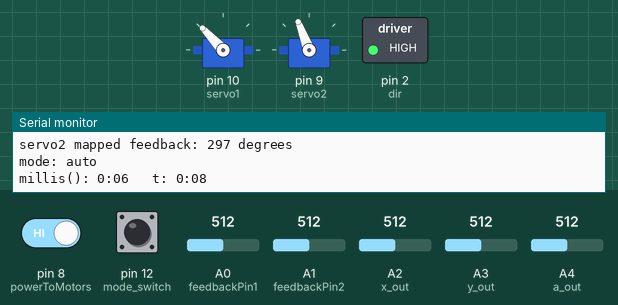
Simulated run of this sketch. Board: Arduino Uno, built with avr-gcc and run on an emulated ATmega328P. Shown: 2 × servo, switched loads named in the sketch (green lamp = pin HIGH), the last lines printed to the serial monitor. Inputs (shaded band) come from the test bench; at power-on: pin 12 (mode_switch) LOW, pin 8 (powerToMotors) HIGH, A2 (x_out) = 512, A0 (feedbackPin1) = 512, A1 (feedbackPin2) = 512, A3 (y_out) = 512, A4 (a_out) = 512. Random numbers use the default seed unless the sketch sets one; pins used as bus, display or sensor lines are not drawn.

Above: at 7.2 s.
7.3 s: pin 12 (mode_switch) pulled HIGH for 2.45 s
At 12.8 s:
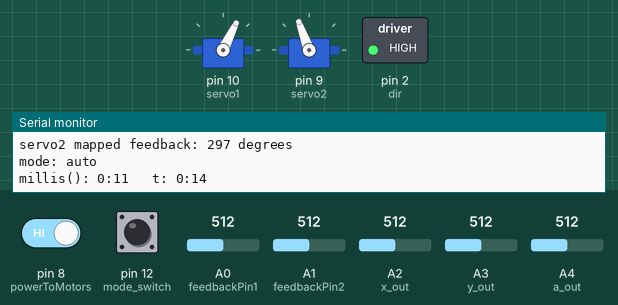
33.1 s: pin 8 (powerToMotors) driven LOW and pin 12 (mode_switch) driven HIGH
41.0 s: A2 (x_out) set to 416
At 42.5 s:
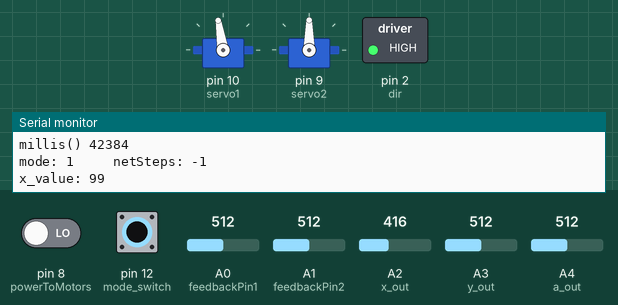
43.8 s: A2 (x_out) set to 394
At 44.4 s:
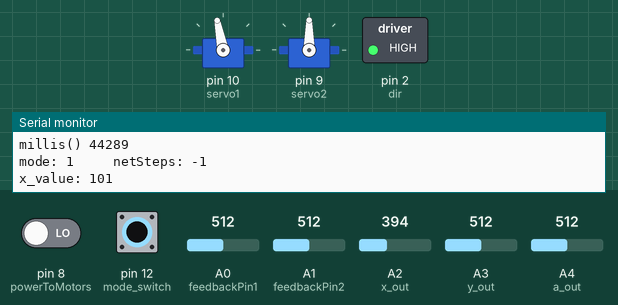
Timing chart, 0 to 46.8 s (numbered marks = the images above; inputs shaded):
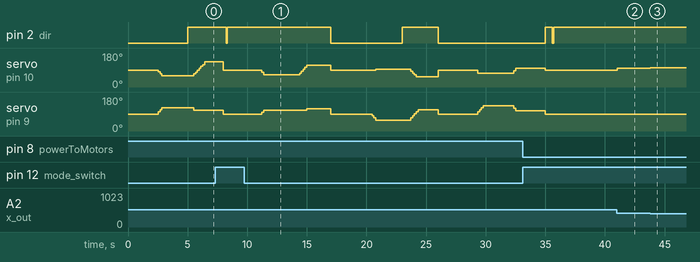

Measured:
- after the input at 41.0 s, servo on pin 10 (servo1): 90° → 99° at once
- after the input at 43.8 s, servo on pin 10 (servo1): 99° → 101° at once

The sketch:

main_sketch.ino
```cpp
 #include <Servo.h>

 /******* User Defined Values  *******/

  bool stutter_on = true;  /* Choose whether the servo motors move directly to the desired position or
                              move there in several discrete steps. */
  bool feedback_on = true; // Choose to show or hide feedback data from the servo motors on the serial monitor.
  int n = 1000; // Set the speed of the stepper motor (microsecond delay between each step).
  unsigned long initial_delay = 2000; // Initial delay time after program is initialized (milliseconds).
  unsigned long pause = 3000; // The amount of time (milliseconds) between each eye movement.
  int smoothingConstant = 10; // As smoothingConstant increases, joystick control of the a-direction becomes
                              // smoother but less precise.

 /************************************/

 int dir = 2; // The Arduino pin controlling stepper (alpha) direction.
 int steps = 3; // The Arduino pin controlling the # of steps taken by the stepper motor.
 int netSteps;  /* The direction specific sum of the number of steps the stepper has taken.
                      Steps when dir = HIGH are positive; steps when dir = LOW are negative. */
 bool outputDir = false;

 Servo servo1;
 Servo servo2;

 int i; int z; int u;

 unsigned long count = 0;
 unsigned long time = millis();
 unsigned long move_on; unsigned long standard;

 int feedback1 = 0; int feedback1_map;
 int feedback2 = 0; int feedback2_map;
 uint8_t feedbackPin1 = A0;
 uint8_t feedbackPin2 = A1;

 int x_hold = 90;
 int y_hold = 90;
 int a_hold = 0;

 int rand_x;
 int rand_y;
 int rand_a;

 int x_val; int y_val;
 int stutters_x = 0; int stutters_y = 0; int max_stutters = 0;

 uint8_t x_out = A2;
 uint8_t y_out = A3;
 uint8_t a_out = A4;

 int joystick_power = 5;
 int potentiometer_power = 4;
 int x_servo; int y_servo; int a_stepper;
 int x_value; int y_value; int a_value;
 int mode_switch = 12; boolean manual; boolean lastMode;
 boolean initialCheck = true;
 int powerToMotors = 8; boolean motorsOn; boolean lastMotorsOn = true;
 int saveNetSteps = 0;
 int extraSteps;

 /************************************/

 void setup() {
  randomSeed(analogRead(5));

  servo1.attach(10,1000,2000);
  servo2.attach(9,1000,2000);
  pinMode(dir, OUTPUT);
  pinMode(steps, OUTPUT);

  pinMode(joystick_power, OUTPUT);
  pinMode(potentiometer_power, OUTPUT);
  pinMode(mode_switch, INPUT);
  pinMode(powerToMotors, INPUT);
  digitalWrite(joystick_power, HIGH);
  digitalWrite(potentiometer_power, HIGH);
  lastMode = digitalRead(mode_switch);

  digitalWrite(dir, LOW); // Set the original stepper direction.
  servo1.write(90);
  servo2.write(90);
  netSteps = 0;
  move_on = pause*count + initial_delay;
  standard = move_on;


  Serial.begin(9600);
  delay(initial_delay);

 }

 void loop() {

   program3();

 }
```

motor_functions.ino
```cpp
/**************************************************************************/

 void sum_steps(){
   if(outputDir) {netSteps = netSteps + i;}
     else{netSteps = netSteps - i;}
 }

 /**************************************************************************/

 void center(unsigned long t){

   check_mode(); motors_on_off();

   // Print the value of millis in terms of minuts and seconds. (ex. If millis() = 5145, display "0:05".)
   Serial.print("millis(): "); Serial.print((millis()/1000)/60); Serial.print(":");
   if ((millis()/1000)%60 < 10) {Serial.print("0");}; Serial.print((millis()/1000)%60);

   // Print the value of t in terms of minutes and seconds.
   Serial.print("   t: "); Serial.print((t/1000)/60); Serial.print(":");
   if ((t/1000)%60 < 10) {Serial.print("0");}; {Serial.println((t/1000)%60);}

   // t is the minimum time at which the command will execute.  If millis() < t, the code will delay until millis() = t.
   if(millis() < t) {delay(t - millis());}

   servo1.write(90); servo2.write(90);
   if(netSteps > 0) {digitalWrite(dir,LOW); outputDir = false;}
     else {digitalWrite(dir,HIGH); outputDir = true;}
   for(i=0; i < abs(netSteps); i++){
     digitalWrite(steps,LOW);
     digitalWrite(steps,HIGH);
     delayMicroseconds(n);
   }
   sum_steps();
   count = count + 1;
   standard = pause*count + initial_delay;
   x_hold = 90; y_hold = 90; a_hold = 0;
   randomNumbers();

   Serial.print("x: "); Serial.print(x_hold);
   Serial.print("   y: "); Serial.print(y_hold);
   Serial.print("   a: "); Serial.print(a_hold);
   Serial.print("   count: "); Serial.println(count);
   if (feedback_on) {feedback();}
   //delay(2000); if (feedback_on) {feedback();}
   Serial.println("");

 }

 /**************************************************************************/

 void stepper_position(int a) {

   if(a < netSteps) {digitalWrite(dir,LOW); outputDir = false;}
     else {digitalWrite(dir, HIGH); outputDir = true;}

   for(i=0; i < abs(netSteps-a); i++) {
     digitalWrite(steps,LOW);
     digitalWrite(steps,HIGH);
     delayMicroseconds(n);
   }
   sum_steps();
 }

 /**************************************************************************/

 void entry(int x, int y, int a, unsigned long t) {

   check_mode();  motors_on_off();//Serial.print("lastMotorsOn: "); Serial.print(lastMotorsOn); Serial.print("   motorsOn: "); Serial.println(motorsOn);

   // Print the value of millis in terms of minuts and seconds. (ex. If millis() = 5145, display "0:05".)
   Serial.print("millis(): "); Serial.print((millis()/1000)/60); Serial.print(":");
   if ((millis()/1000)%60 < 10) {Serial.print("0");}; Serial.print((millis()/1000)%60);

   // Print the value of t in terms of minutes and seconds.
   Serial.print("   t: "); Serial.print((t/1000)/60); Serial.print(":");
   if ((t/1000)%60 < 10) {Serial.print("0");}; {Serial.println((t/1000)%60);}

   // t is the minimum time at which the command will execute.  If millis() < t, the code will delay until millis() = t.
   if(millis() <= t) {delay(t - millis());}
   //else {count = ((standard - initial_delay) / pause) - 1;}

   stepper_position(a);

   x_val = x; y_val = y;
   if (stutter_on) {stutter();}
   servo1.write(x);
   servo2.write(y);

   count = count + 1;
   standard = pause*count + initial_delay;
   x_hold = x; y_hold = y; a_hold = a;
   randomNumbers();

   Serial.print("x: "); Serial.print(x_hold);
   Serial.print("   y: "); Serial.print(y_hold);
   Serial.print("   a: "); Serial.print(a_hold);
   Serial.print("   count: "); Serial.println(count);
   if (feedback_on) {feedback();}
   //delay(2000); if (feedback_on) {feedback();}
   Serial.println("");

 }

 /**************************************************************************/

   void randomNumbers() {
     rand_x = random(45,135);
     rand_y = random(45,135);
     rand_a = random(-400,400);
   }

 /**************************************************************************/

   void stutter() {

     stutters_x = abs(x_val-x_hold)/10; stutters_y = abs(y_val-y_hold)/10;

     if (stutters_x - stutters_y >= 0) {max_stutters = stutters_x;}
       else {max_stutters = stutters_y;}

       for (z=0; z < max_stutters; z++) {
         if (stutters_x >= z) {servo1.write(x_hold+z*((x_val-x_hold)/stutters_x)); }
         if (stutters_y >= z) {servo2.write(y_hold+z*((y_val-y_hold)/stutters_y)); }
         delay(150);}
   }

 /**************************************************************************/

  void feedback() {
    feedback1 = analogRead(feedbackPin1); feedback2 = analogRead(feedbackPin2);
    feedback1_map = map(feedback1, 259, 356, 45, 135); feedback2_map = map(feedback2, 245, 340, 45, 135);
    Serial.println("");
    Serial.print("servo1 feedback: "); Serial.print(feedback1); Serial.println(" (This number is between 259 and 356.)");
    Serial.print("servo1 mapped feedback: "); Serial.print(feedback1_map); Serial.println(" degrees");
    Serial.print("servo2 feedback: "); Serial.print(feedback2); Serial.println(" (This number is between 245 and 340.)");
    Serial.print("servo2 mapped feedback: "); Serial.print(feedback2_map); Serial.println(" degrees");
    Serial.println(""); Serial.println("");
  }

 /**************************************************************************/

 void check_mode() {
   manual = digitalRead(mode_switch);

   if (lastMode != manual) {

     servo1.write(90); servo2.write(90);
     if(netSteps > 0) {digitalWrite(dir,LOW); outputDir = false;}
       else {digitalWrite(dir,HIGH); outputDir = true;}
     for(i=0; i < abs(netSteps); i++){
       digitalWrite(steps,LOW);
       digitalWrite(steps,HIGH);
       delayMicroseconds(n);
     }
     sum_steps();
     lastMode = manual; n = 500;
   }

   Serial.print("mode: "); if(manual){Serial.println("manual  ");} else{Serial.println("auto    ");}

   while (manual) {
   joystick();}

   if (lastMode != manual) {
     servo1.write(90); servo2.write(90);
     if(netSteps > 0) {digitalWrite(dir,LOW); outputDir = false;}
       else {digitalWrite(dir,HIGH); outputDir = true;}
     for(i=0; i < abs(netSteps); i++){
       digitalWrite(steps,LOW);
       digitalWrite(steps,HIGH);
       delayMicroseconds(n); }
     sum_steps();
     lastMode = manual; n = 1000;
    }
    //Serial.print("netSteps: "); Serial.println(netSteps);
  }

 /**************************************************************************/

 void joystick() {

    x_value = analogRead(x_out);
    y_value = analogRead(y_out);
    a_value = analogRead(a_out);

    x_servo = map(x_value,0,1016,135,45);
    y_servo = map(y_value,0,1016,135,45);
    a_stepper = map(a_value,0,1021,400,-400);

    servo1.write(x_servo); servo2.write(y_servo);
    //extraSteps = a_stepper % smoothingConstant;
    //stepper_position(a_stepper - extraSteps);
    stepper_position(a_stepper);

    Serial.print("x_value: "); Serial.println(x_servo);
    Serial.print("y_value: "); Serial.println(y_servo);
    Serial.print("a_value: "); Serial.println(a_stepper);
    Serial.print("millis() "); Serial.println(millis());
    Serial.println("");

    manual = digitalRead(mode_switch);
    Serial.print("mode: "); Serial.print(manual); Serial.print("     netSteps: "); Serial.println(netSteps);

    //delay(2000);
   }

 /**************************************************************************/

 void motors_on_off () {

   motorsOn = digitalRead(powerToMotors);
   boolean isChanged = (lastMotorsOn != motorsOn);

   if(isChanged) {
     if (!motorsOn) {
       // If the power supply to the motors has just been switched off
       // save the netSteps value at the instant the switch is pressed.
       saveNetSteps = netSteps;
       lastMotorsOn = motorsOn;
       feedback_on = false;
       Serial.print("The switch has flipped, netSteps is saved as: "); Serial.println(netSteps);
     }
     else {
       // If the power supply to the motors has just been switched on,
       // set netSteps equal to the value it had when the power was turned off.
       netSteps = saveNetSteps;
       lastMotorsOn = motorsOn;
       feedback_on = true;
       Serial.print("The switch has flipped, netSteps has been restored to: "); Serial.println(netSteps);
     }
   }

   }
```

program_1.ino
```cpp
void program1(){
  Serial.println("Beginning program1...");

  servo1.write(45);
  count = count + 1; move_on = pause*count + initial_delay;

  while(millis() < move_on){
    Serial.print("Waiting...  "); Serial.print(move_on); Serial.print("  ");
    Serial.print(count); Serial.print("   "); Serial.println(millis());}

  center(standard);

  while(millis() < move_on){
    Serial.print("Waiting...  "); Serial.print(move_on); Serial.print("  ");
    Serial.print(count); Serial.print("   "); Serial.println(millis());}

  servo1.write(135);
  count = count + 1; move_on = pause*count + initial_delay;

  while(millis() < move_on){
   Serial.print("Waiting...  "); Serial.print(move_on); Serial.print("  ");
    Serial.print(count); Serial.print("   "); Serial.println(millis());}

  center(standard);

  while(millis() < move_on){
    Serial.print("Waiting...  "); Serial.print(move_on); Serial.print("  ");
    Serial.print(count); Serial.print("   "); Serial.println(millis());}

  servo2.write(45);
  count = count + 1; move_on = pause*count + initial_delay;

  while(millis() < move_on){
  Serial.print("Waiting...  "); Serial.print(move_on); Serial.print("  ");
    Serial.print(count); Serial.print("   "); Serial.println(millis());}

  center(standard);

  while(millis() < move_on){
   Serial.print("Waiting...  "); Serial.print(move_on); Serial.print("  ");
    Serial.print(count); Serial.print("   "); Serial.println(millis());}

  servo2.write(135);
  count = count + 1; move_on = pause*count + initial_delay;

  while(millis() < move_on){
    Serial.print("Waiting...  "); Serial.print(move_on); Serial.print("  ");
    Serial.print(count); Serial.print("   "); Serial.println(millis());}

  center(standard);

  while(millis() < move_on){
    Serial.print("Waiting...  "); Serial.print(move_on); Serial.print("  ");
    Serial.print(count); Serial.print("   "); Serial.println(millis());}

  servo1.write(45); servo2.write(45);
  count = count + 1; move_on = pause*count + initial_delay;

  while(millis() < move_on){
    Serial.print("Waiting...  "); Serial.print(move_on); Serial.print("  ");
    Serial.print(count); Serial.print("   "); Serial.println(millis());}

  servo1.write(135); servo2.write(135);
  count = count + 1; move_on = pause*count + initial_delay;

  while(millis() < move_on){
    Serial.print("Waiting...  "); Serial.print(move_on); Serial.print("  ");
    Serial.print(count); Serial.print("   "); Serial.println(millis());}

  center(standard);

  while(millis() < move_on){
    Serial.print("Waiting...  "); Serial.print(move_on); Serial.print("  ");
    Serial.print(count); Serial.print("   "); Serial.println(millis());}

  servo1.write(45); servo2.write(135);
  count = count + 1; move_on = pause*count + initial_delay;

  while(millis() < move_on){
    Serial.print("Waiting...  "); Serial.print(move_on); Serial.print("  ");
    Serial.print(count); Serial.print("   "); Serial.println(millis());}

  servo1.write(135); servo2.write(45);
  count = count + 1; move_on = pause*count + initial_delay;

  while(millis() < move_on){
    Serial.print("Waiting...  "); Serial.print(move_on); Serial.print("  ");
    Serial.print(count); Serial.print("   "); Serial.println(millis());}

  center(standard);

  while(millis() < move_on){
    Serial.print("Waiting...  "); Serial.print(move_on); Serial.print("  ");
    Serial.print(count); Serial.print("   "); Serial.println(millis());}

  digitalWrite(dir,LOW); outputDir = false;
  for(i=0;i<160;i++) {
    digitalWrite(steps, LOW);
    digitalWrite(steps, HIGH);
    delayMicroseconds(n); }
  sum_steps();
  count = count + 1; move_on = pause*count + initial_delay;

  while(millis() < move_on){
     Serial.print("Waiting...  "); Serial.print(move_on); Serial.print("  ");
     Serial.print(count); Serial.print("   "); Serial.println(millis());}

  digitalWrite(dir,HIGH); outputDir = true;
  for(i=0;i<320;i++) {
    digitalWrite(steps, LOW);
    digitalWrite(steps, HIGH);
    delayMicroseconds(n); }
  sum_steps();
  count = count + 1; move_on = pause*count + initial_delay;

  while(millis() < move_on){
     Serial.print("Waiting...  "); Serial.print(move_on); Serial.print("  ");
     Serial.print(count); Serial.print("   "); Serial.println(millis());}

 center(standard);

  while(millis() < move_on){
     Serial.print("Waiting...  "); Serial.print(move_on); Serial.print("  ");
     Serial.print(count); Serial.print("   "); Serial.println(millis());}

  servo1.write(45); servo2.write(45);
  digitalWrite(dir,LOW); outputDir = false;
  for(i=0;i<160;i++) {
    digitalWrite(steps, LOW);
    digitalWrite(steps, HIGH);
    delayMicroseconds(n); }
  sum_steps();
  count = count + 1; move_on = pause*count + initial_delay;
  while(millis() < move_on){
     Serial.print("Waiting...  "); Serial.print(move_on); Serial.print("  ");
     Serial.print(count); Serial.print("   "); Serial.println(millis());}

  servo1.write(135); servo2.write(135);
  digitalWrite(dir,HIGH); outputDir = true;
  for(i=0;i<160;i++) {
    digitalWrite(steps, LOW);
    digitalWrite(steps, HIGH);
    delayMicroseconds(n); }
  sum_steps();
  count = count + 1; move_on = pause*count + initial_delay;
  while(millis() < move_on){
     Serial.print("Waiting...  "); Serial.print(move_on); Serial.print("  ");
     Serial.print(count); Serial.print("   "); Serial.println(millis());}

  servo1.write(135); servo2.write(45);
  digitalWrite(dir,HIGH); outputDir = true;
  for(i=0;i<160;i++) {
    digitalWrite(steps, LOW);
    digitalWrite(steps, HIGH);
    delayMicroseconds(n); }
  sum_steps();
  count = count + 1; move_on = pause*count + initial_delay;
  while(millis() < move_on){
     Serial.print("Waiting...  "); Serial.print(move_on); Serial.print("  ");
     Serial.print(count); Serial.print("   "); Serial.println(millis());}

  servo1.write(45); servo2.write(135);
  digitalWrite(dir,LOW); outputDir = false;
  for(i=0;i<160;i++) {
    digitalWrite(steps, LOW);
    digitalWrite(steps, HIGH);
    delayMicroseconds(n); }
  sum_steps();
  count = count + 1; move_on = pause*count + initial_delay;
  while(millis() < move_on){
     Serial.print("Waiting...  "); Serial.print(move_on); Serial.print("  ");
     Serial.print(count); Serial.print("   "); Serial.println(millis());}

  center(standard);
  while(millis() < move_on){
     Serial.print("Waiting...  "); Serial.print(move_on); Serial.print("  ");
     Serial.print(count); Serial.print("   "); Serial.println(millis());}
}
```

program_2.ino
```cpp
void program2() {
  Serial.println("Beginning program2...");

 entry(45,y_hold,0,standard);
 center(standard);
 entry(135,y_hold,0,standard);
 center(standard);
 entry(x_hold,45,0,standard);
 center(standard);
 entry(x_hold,135,0,standard);
 center(standard);

 entry(45,45,0,standard);
 entry(135,135,0,standard);
 center(standard);
 entry(45,135,0,standard);
 entry(135,45,0,standard);
 center(standard);

 entry(90,90,400,standard);
 entry(90,90,-400,standard);
 center(standard);

 entry(45,45,400,standard);
 entry(135,135,0,standard);
 entry(135,45,-400,standard);
 entry(45,135,0,standard);
 center(standard);

}
```

program_3.ino
```cpp
void program3() {

 Serial.println("Beginning program3...");
 randomNumbers();

 if(initialCheck) {check_mode();}
 initialCheck = false;

 for (u=0; u<2; u++) {
 entry(rand_x,rand_y,rand_a,standard);}
 center(standard);
}
```

Source omitted: program_4.ino (275 bytes)
